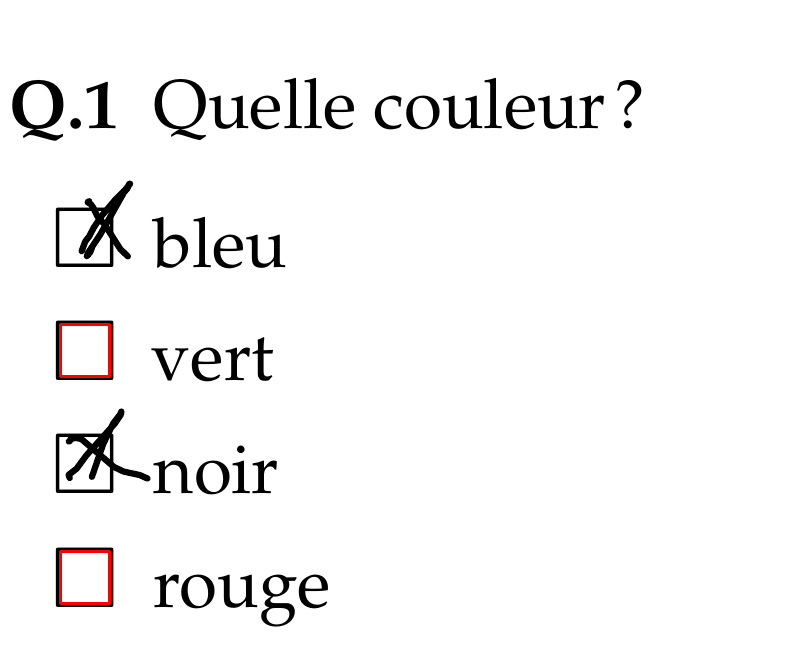
#> input picture detectionQCM/opencvpython/Temp/detection1.png, 800 x 650 px
$ python -i tools.py   (imports and definitions only)
#> lines starting #> are read from the running program, lines starting #| are printed output that depends on the picture; after the words box and inside, x2 and y2 are one past the last pixel; in counts of white or black regions, pixels touching at a corner belong together
import functools
import cv2 as cv
import numpy as np
from const import *
from interval import interval

# [26 lines left out: functions __afficheImages, affiche, not called in this run]

def getDimensions(forme):
    _,_,w,h = cv.boundingRect(forme)
    return w,h
# [14 lines left out: functions getAllDimensions, getAllShapes, not called in this run]

def getAire(forme):
    w,h = getDimensions(forme)
    return w*h

def getPosition(forme):
    return forme.ravel()[0], forme.ravel()[1]

# [21 lines left out: functions decoupe, uniformise, not called in this run]

def interpretationForme(contour):
    eps = EPSILON*cv.arcLength(contour,True)
    forme = cv.approxPolyDP(contour,eps,True)
    nom = None
    w,h = getDimensions(forme)
    if w>=MIN_WIDTH_SHAPE and h>=MIN_HEIGHT_SHAPE:
        nbCotes = len(forme)
        match nbCotes:
            case 1:
                nom = "LIGNE"
            case 3:
                nom = "TRIANGLE"
            case 4:
                ratio = float(w)/h
                if ratio>= 0.95 and ratio <= 1.05:
                    nom = "CARRE"
                else :
                    nom = "RECTANGLE"
            case _: nom = None
    return nom,forme


def detectFormes(img,nomsFormes = []):
    _,thrash = cv.threshold(img,240,255,cv.THRESH_BINARY)
    contours, hierarchy = cv.findContours(thrash,cv.RETR_TREE,cv.CHAIN_APPROX_NONE)
    formes = []
    for contour in contours:
        nom,forme = interpretationForme(contour)
        if nom in nomsFormes:
           # affiche(img,forme=forme)
            formes.append(forme)
    #Tri des formes pour que l'ordre des cases détecté soit intuitif
    formes.sort(key=functools.cmp_to_key(__comparePosition))
    #Filtrage des 'doublons' : opencv a souvent tendance à repérer 2 carrés (très proches) au lieu d'un
    formes = [x for i,x in enumerate(formes) if not faitDoublon(i,formes)]
    return formes

#Comparaison personnalisée de positions (lecture haut-bas,gauche-droite)
def __comparePosition(f1,f2):
    x1,y1 = getPosition(f1)
    x2,y2 = getPosition(f2)
    if y1<y2:return -1
    elif y1>y2: return 1
    else : return x1-x2

# Indique si une forme contient (entièrement ou partiellement) une autre
def intersection(f1,f2):
    return __f2Inf1(f1,f2) or __f2Inf1(f2,f1)

def __f2Inf1(f1,f2):
    x1,y1 = getPosition(f1)
    x2,y2 = getPosition(f2)
    w1,h1 = getDimensions(f1)
    w2,h2 = getDimensions(f2)
    inter_x =   x2 in interval([x1 , x1+w1]) or x2+w2 in interval([x1 , x1+w1])
    inter_y =   y2 in interval([y1, y1+h1]) or y2+h2 in interval([y1, y1+h1])
    return inter_x and inter_y


# Indique si une forme est en intersection avec une autre et est moins intéressante
def faitDoublon(indice,formes)->bool:
    f = formes[indice]
    for i,f_ in enumerate(formes):
      if  indice<i and intersection(f,f_):
            return True
    return False

# Trouve les cases qui composent l'image désignée par le chemin
def trouveCases(chemin_copie):
#> called with chemin_copie = 'Temp/detection1.png'
    img_src = cv.imread(chemin_copie)
#> img_src is the input picture: shape (650, 800, 3); mean B, G, R 244.8, 244.8, 245.4
    #Coloration de l'image en gris
    img = cv.cvtColor(img_src,cv.COLOR_BGR2GRAY)
    formes_cases = detectFormes(img,["CARRE","RECTANGLE"])
#> in detectFormes, `_,thrash = cv.threshold(img,240,255,cv.THRESH_BINARY)`:
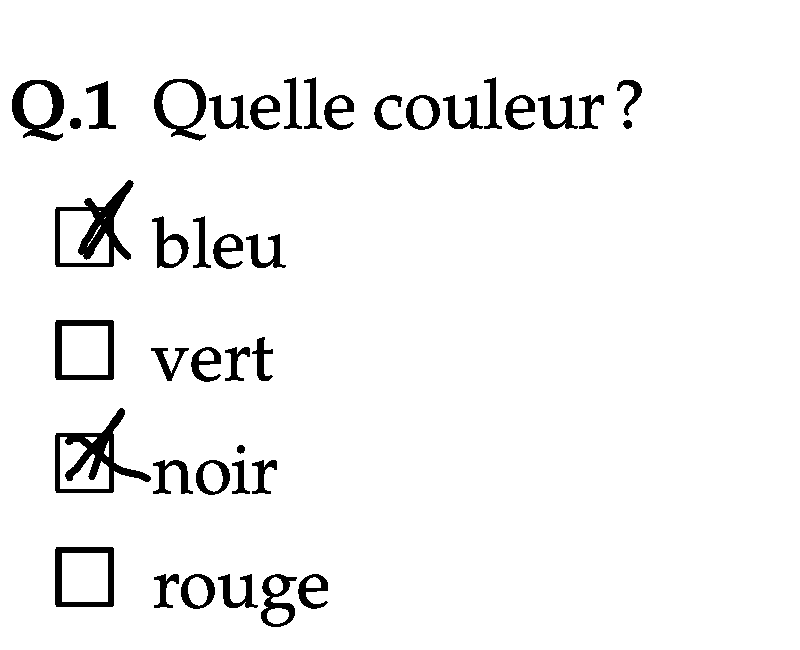
#> thrash: shape (650, 800); 95.3% white; 40 black regions
#> in detectFormes, `contours, hierarchy = cv.findContours(thrash,cv.RETR_TREE,cv.CHAIN_APP..`: contours = 64 contours, 3 with area under 20; largest, box (x1, y1, x2, y2) and area: (0, 0, 800, 650) 518551, (54, 179, 135, 268) 4288, (54, 407, 152, 494) 4209, (54, 546, 115, 608) 3650, (54, 319, 115, 381) 3650
#> the loop in detectFormes, `for contour in contours:` made 64 passes
#> (eps in interpretationForme, nbCotes in interpretationForme) on passes 2, 4, 5, 7, 8, 9, 10, 13, 14, 15, 16, 17: (2.25, 12), (3.13, 18), (0.9, 9), (3.09, 16), (1.72, 8), (1.15, 8), (2.19, 15), (2.19, 15), (1.62, 9), (1.72, 8), (1.15, 8), (3.24, 16)
#> eps in interpretationForme on passes 3, 6, 18, 20, 21, 26: 0.62, 0.705, 0.449, 0.492, 0.388, 0.62
#> after the loop in detectFormes, `for contour in contours:`: formes = 5 contours; box (x1, y1, x2, y2) and area: (0, 0, 800, 650) 518551, (55, 546, 115, 608) 3424, (55, 319, 115, 381) 3424, (62, 553, 108, 602) 2160, (62, 326, 108, 375) 2160
#> in __comparePosition, `x1,y1 = getPosition(f1)`: x1 = 56; y1 = 546
#> in __comparePosition, `x2,y2 = getPosition(f2)`: x2 = 0
#> in faitDoublon, `f = formes[indice]`: f = [[0, 0], [0, 649], [799, 649], [799, 0]]
#> the loop in faitDoublon, `for i,f_ in enumerate(formes):` made 2 passes
#> f_ on pass 1: [[0, 0], [0, 649], [799, 649], [799, 0]]
#> f_ on pass 2: [[56, 319], [114, 321], [112, 380], [55, 379]]
    cases = []
    img_cases = []
    # Enregistrement des cases de l'image (tous les carrés détectés)
    for forme in formes_cases:
        w,h = getDimensions(forme)
        x,y = getPosition(forme)
        cases.append(forme)
        img_cases.append(decoupe(img,(x,y),(w,h)))
    return cases,img_cases

# [31 lines left out: functions drawRectangle, couleurMoyenneImage, couleurMedianeImage, creationCarre, not called in this run]

# Renvoie un pourcentage de différences entre une image de case et une considérée comme vide
def diffCouleurAvecCaseBlanche(img_case,img_vide):
    return abs(couleurMoyenneImage(img_case)[0] - couleurMoyenneImage(img_vide)[0])/255

#> (the run stopped early here; a loop or call above may not have finished)

$ run again, on detectionQCM/opencvpython/Temp/detection2.png
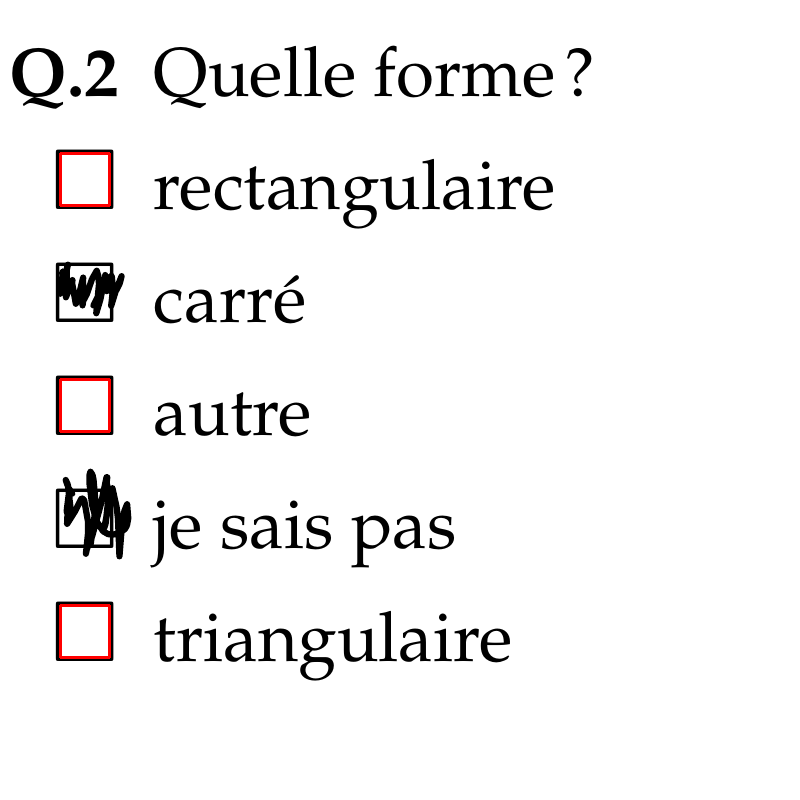
#> input picture detectionQCM/opencvpython/Temp/detection2.png, 800 x 800 px
#> in trouveCases, img_src is the input picture: shape (800, 800, 3); mean B, G, R 241.7, 241.7, 242.4
#> in detectFormes, `_,thrash = cv.threshold(img,240,255,cv.THRESH_BINARY)`:
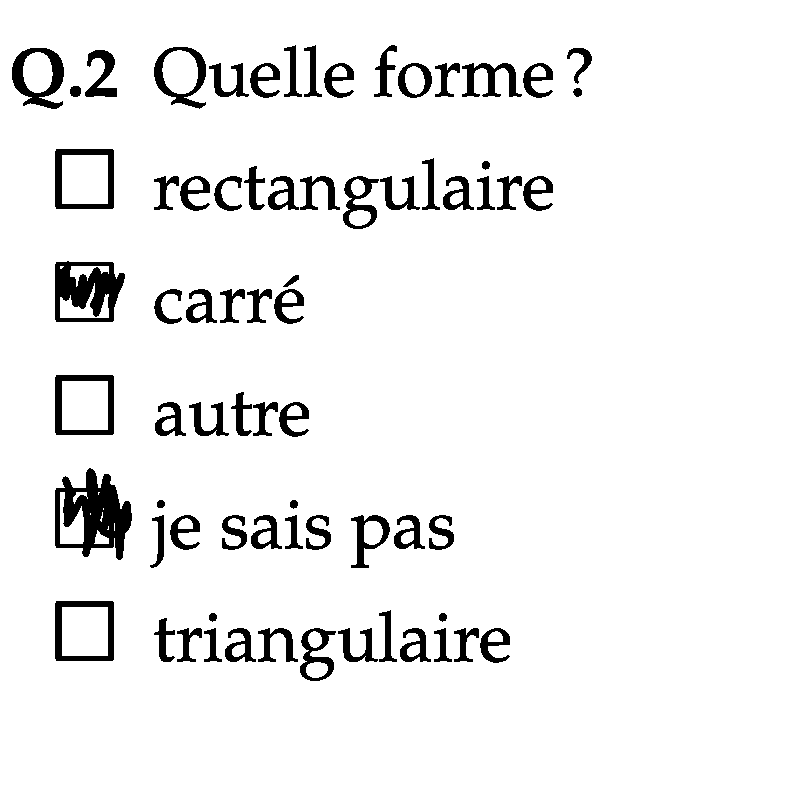
#> thrash: shape (800, 800); 93.9% white; 71 black regions
#> contours = 112 contours, 7 with area under 20; largest, box (x1, y1, x2, y2) and area: (0, 0, 800, 800) 638401, (54, 467, 133, 561) 4974, (54, 260, 126, 323) 3861, (54, 600, 115, 662) 3650, (54, 374, 115, 436) 3650
#> the loop in detectFormes, `for contour in contours:` made 112 passes
#> (eps in interpretationForme, nbCotes in interpretationForme) on passes 2, 4, 5, 6, 8, 9, 10, 12: (2.25, 12), (2.19, 15), (1.62, 9), (2.39, 15), (3.09, 16), (3.13, 18), (0.9, 9), (3.24, 16)
#> after the loop in detectFormes, `for contour in contours:`: formes = 7 contours; box (x1, y1, x2, y2) and area: (0, 0, 800, 800) 638401, (55, 600, 115, 662) 3424, (55, 374, 115, 436) 3424, (55, 148, 115, 210) 3424, (62, 607, 108, 656) 2160, (62, 381, 108, 430) 2160, (62, 155, 108, 204) 2160
#> in __comparePosition, `x1,y1 = getPosition(f1)`: x1 = 56; y1 = 600
#> in __comparePosition, `x2,y2 = getPosition(f2)`: x2 = 0
#> f = [[0, 0], [0, 799], [799, 799], [799, 0]]
#> the loop in faitDoublon, `for i,f_ in enumerate(formes):` made 2 passes
#> f_ on pass 1: [[0, 0], [0, 799], [799, 799], [799, 0]]
